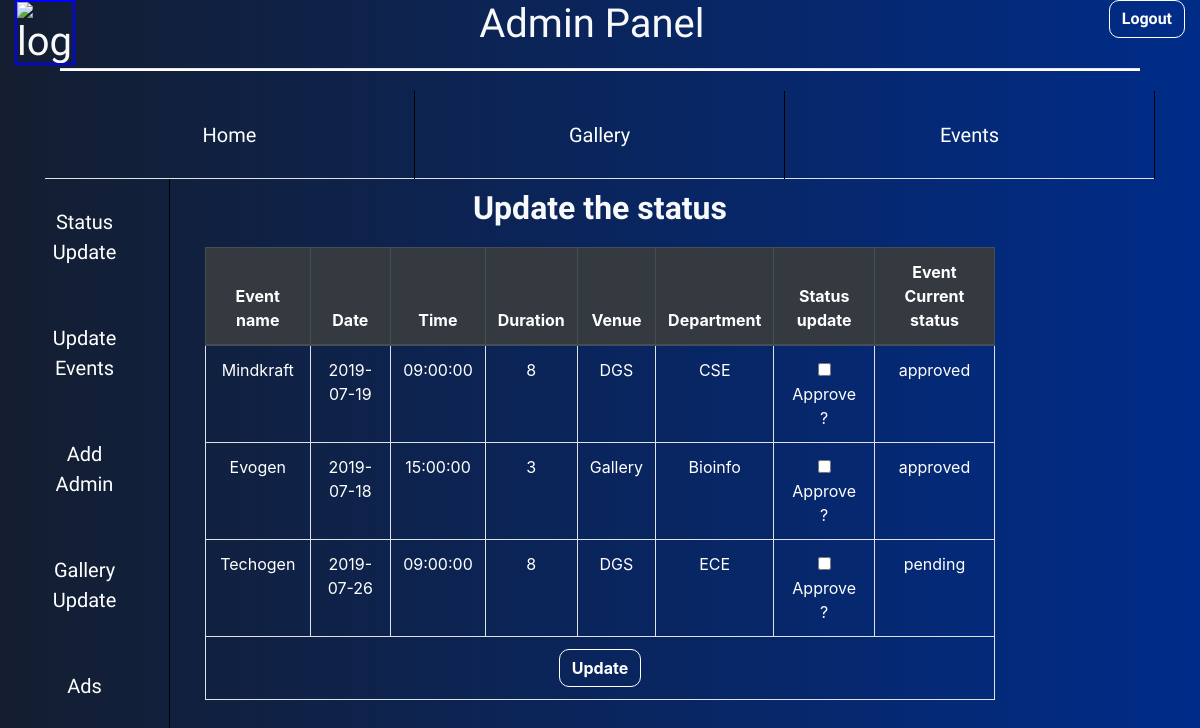
The page /evento/statusupdate.php on the database as committed earlier.
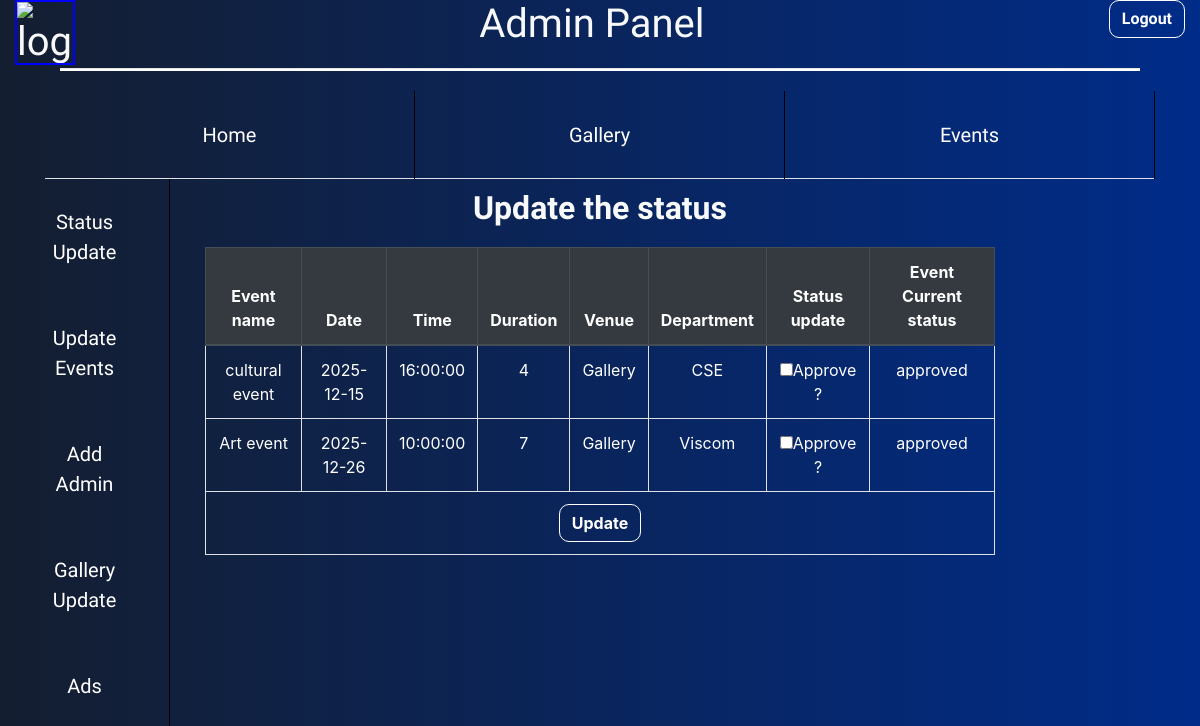
The same page on the database as committed later.
### tables this page shows
CREATE TABLE `events` (
  `eventname` varchar(20) NOT NULL,
  `date` date NOT NULL,
  `time` time NOT NULL,
  `duration` int(3) NOT NULL,
  `venue` varchar(20) NOT NULL,
  `dept` varchar(7) NOT NULL,
  `status` varchar(10) NOT NULL,
  `description` longtext NOT NULL
);

### evento/statusupdate.php (the view, shortened to what this page needs)
<!DOCTYPE html>
<?php
require 'connect.php';
?>
<html>
    <head>
        <link rel="stylesheet" href="https://maxcdn.bootstrapcdn.com/bootstrap/4.3.1/css/bootstrap.min.css">
        <link rel="stylesheet" href="evento.css">
    </head>
    <?php
    include 'admin.php';
    ?>
    <body>
        <?php
        $qur1 = "select * from events;";
        $r9 = mysqli_query($con, $qur1) or die("error selecting table");
        ?>
        <div class="container col-8 float-right">
            <h2 class="text-center">Update the status</h2><form method="post">
                <table class="con table table-bordered table-hover text-center">
                    <thead class="thead-dark">
                        <tr>
                            <th>Event name</th>
                            <th>Date</th>
                            <th>Time</th>
                            <th>Duration</th>
                            <th>Venue</th>
                            <th>Department</th>
                            <th>Status update</th>
                            <th>Event Current status</th>
                        </tr>
                    </thead>
                    <tbody>
                        <?php
                        while ($row = mysqli_fetch_assoc($r9)) {
                            ?>
                            <tr>
                                <td><?php echo $row['eventname'];?></td>
                                <td><?php echo $row['date']; ?></td>
                                <td><?php echo $row['time']; ?></td>
                                <td><?php echo $row['duration']; ?></td>
                                <td><?php echo $row['venue']; ?></td>
                                <td><?php echo $row['dept']; ?></td>
                                <td><input type="checkbox" name="status[]" value="<?php echo $row['eventname']; ?>">Approve ?</td>
                                <td><?php echo $row['status']; ?></td>
                            </tr>
                            <?php
                        }
                        ?>
                        <tr>
                            <td colspan="8"><input class="btn btn-outline" type="submit" name="statsub" value="Update"></td>
                        </tr>
                    </tbody>
                </table>
            </form>
        </div>
</body>
</html>

### evento/connect.php (shortened to what this page needs)
<!DOCTYPE html>
<html lang="en">
    <head>
    </head>
    <body><?php
        ?></body>
</html>

### evento/admin.php (shortened to what this page needs)
<?php
require 'connect.php';
    ?>
    <!DOCTYPE html>
    <html lang="en">
        <head>
            <link rel="stylesheet" href="https://maxcdn.bootstrapcdn.com/bootstrap/4.3.1/css/bootstrap.min.css">
            <link rel="stylesheet" href="evento.css">
        </head>
        <body class="back text-light">
            <header class="h1 col-12 container-fluid">
                <img id="logo" src="" alt="log">
                <form action="logout.php" method="post">
                    <button class="btn btn-outline float-right" name="logout"><?php echo $_SESSION['uname'] . " "; ?>Logout</button>
                </form>
                <p class="text-center">Admin Panel</p>
            </header>
            <hr>
            <div class="container sticky-top">
                <ul class="nav nav-tabs nav-justified">
                    <li class="nav-item">
                        <a class="nav-link" href="home.php">Home</a>
                    </li>
                    <li class="nav-item">
                        <a class="nav-link" href="gallery.php">Gallery</a>
                    </li>
                    <li class="nav-item">
                        <a class="nav-link" href="event.php">Events</a>
                    </li>
                </ul>
            </div>
            <div class="row">
                <div class="container col-2 float-left">
                    <ul class="nav flex-column">
                        <li class="nav-item">
                            <a class="nav-link" href="statusupdate.php">Status Update</a>
                        </li>
                        <li class="nav-item">
                            <a class="nav-link" href="update.php">Update Events</a>
                        </li>
                        <li class="nav-item">
                            <a class="nav-link" href="addadmin.php">Add Admin</a>
                        </li>
                        <li class="nav-item">
                            <a class="nav-link" href="galleryupdate.php">Gallery Update</a>
                        </li>
                        <li class="nav-item">
                            <a class="nav-link" href="adsmanage.php">Ads</a>
                        </li>
                    </ul>
                </div>
    </body>
</html>

### evento/evento.css (style rules this page uses)
body { color: black; }
#logo { float: left; border: 2px solid blue; height: 65px; width: 60px; }
ul { list-style-type: none; margin: 0; padding: 5; }
li { float: left; padding: 20px; border-right: 1px solid black; }
li a { display: block; text-align: center; font-size: 20px; }
.row { height: 100vh; }
.btn { border-radius: 10px; color: #3975d6; border-color: #3975d6; font-weight: bolder; }
h2 { font-family: amita,sans-serif; font-weight: bolder; margin-top: 10px; margin-bottom: 20px; }

### evento/statusupdate.php (style rules this page uses)
td { color: white; }

### evento/admin.php (style rules this page uses)
.back { background: -webkit-linear-gradient(to right, #141e30, #243b55); background: linear-gradient(to right, #141e30, #002c89); height: 100%; }
header { font-family: 'Unica One',monospace; }
hr { height: 2px; background-color: white; margin-top: 20px; margin-bottom: 20px; width: 90%; }
.nav-link { color: white; font-family: 'Unica One',monospace; }
.col-2 { position: fixed; }
.btn-outline { color: white; border-color: white; }

Rows that differ between the two databases and show on the page:
removed events: eventname "Mindkraft", date "2019-07-19", time "09:00:00", duration "8", venue "DGS", dept "CSE", status "approved"
removed events: eventname "Evogen", date "2019-07-18", time "15:00:00", duration "3", venue "Gallery", dept "Bioinfo", status "approved"
removed events: eventname "Techogen", date "2019-07-26", time "09:00:00", duration "8", venue "DGS", dept "ECE", status "pending"
added events: eventname "cultural event", date "2025-12-15", time "16:00:00", duration "4", venue "Gallery", dept "CSE", status "approved"
added events: eventname "Art event", date "2025-12-26", time "10:00:00", duration "7", venue "Gallery", dept "Viscom", status "approved"
